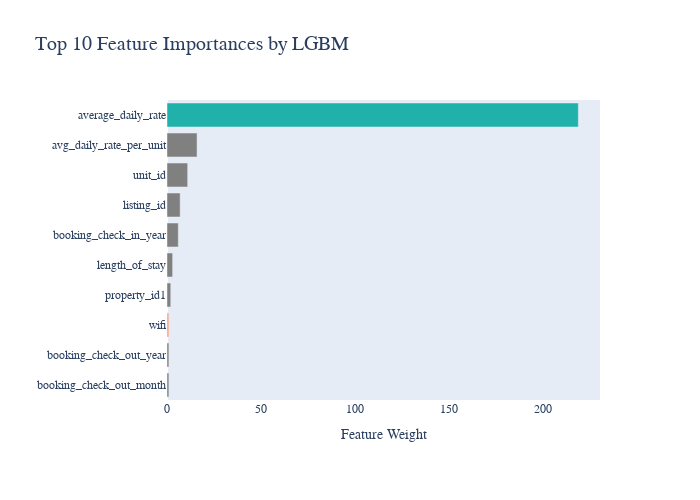

Source (notebook cell):
### Code cell
import plotly.express as px

# Ambil 10 fitur teratas
top_10_features = feature_importances_lgbm.nlargest(10, 'feature_weight')
feature_importances_lgbm = a[a['index'].isin(x.columns)]


fig = px.bar(
    x=top_10_features['feature_weight'],
    y=top_10_features['index'],
    orientation='h',
    width=700,
    height=500,
)

fig.update_layout(
    autosize=False,
    title="Top 10 Feature Importances by LGBM",
    font_family="San Serif",
    titlefont={'size': 20},
    margin=dict(l=150, r=100, b=100, t=100),
     xaxis_title="Feature Weight",
     yaxis_title=""
)

fig.update_xaxes(showgrid=False)
fig.update_yaxes(showgrid=False, categoryorder='total ascending')

colors = ['gray',] * 10
colors[0]  = 'lightseagreen'
colors[-1] = 'lightsalmon'
fig.update_traces(marker_color=colors, marker_line_color=None,
                   opacity=None)

fig.show()

### Figure 1 — Plotly figure (JSON) as saved in the notebook; plotly's stock layout.template omitted (floating-point values rounded to 4 significant figures)
{"data": [{"alignmentgroup": "True", "hovertemplate": "x=%{x}<br>y=%{y}<extra></extra>", "legendgroup": "", "marker": {"color": ["lightseagreen", "gray", "gray", "gray", "gray", "gray", "gray", "gray", "gray", "lightsalmon"], "pattern": {"shape": ""}}, "name": "", "offsetgroup": "", "orientation": "h", "showlegend": false, "textposition": "auto", "type": "bar", "x": [219, 16, 11, 7, 6, 3, 2, 1, 1, 1], "xaxis": "x", "y": ["average_daily_rate", "avg_daily_rate_per_unit", "unit_id", "listing_id", "booking_check_in_year", "length_of_stay", "property_id1", "booking_check_out_month", "booking_check_out_year", "wifi"], "yaxis": "y"}], "layout": {"autosize": false, "barmode": "relative", "font": {"family": "San Serif"}, "height": 500, "legend": {"tracegroupgap": 0}, "margin": {"b": 100, "l": 150, "r": 100, "t": 100}, "title": {"font": {"size": 20}, "text": "Top 10 Feature Importances by LGBM"}, "width": 700, "xaxis": {"anchor": "y", "domain": [0, 1], "showgrid": false, "title": {"text": "Feature Weight"}}, "yaxis": {"anchor": "x", "categoryorder": "total ascending", "domain": [0, 1], "showgrid": false, "title": {"text": ""}}}}
